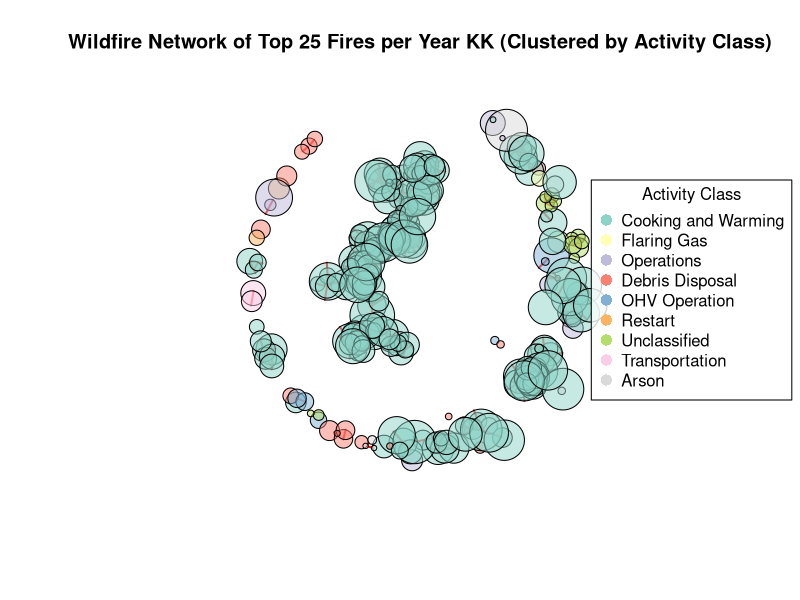
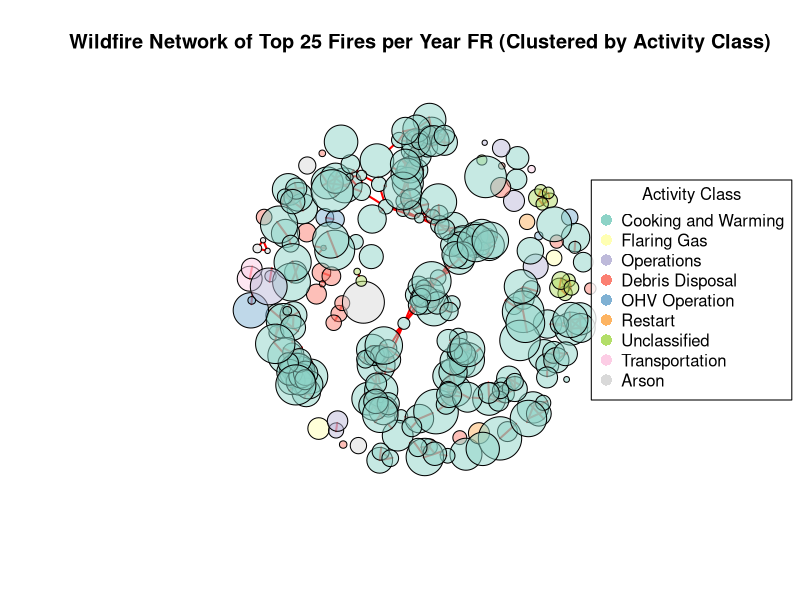

Write the R code that produced these figures, in order. (Note: this script raises an error after producing the figures.)
## ---- chunk 1
# Load necessary libraries
library(dplyr)
library(igraph)
library(geosphere)
library(ggplot2)
library(sf)
library(RColorBrewer)
library(viridis)

wildfire_data <- read.csv("data_clean.csv")

# Filter top 100 fires per year based on `current_size`
top_fires <- wildfire_data %>%
  group_by(fire_year) %>%
  arrange(desc(current_size)) %>%
  slice_head(n = 25) %>%
  ungroup()

# Create a unique identifier by combining `fire_year` and `fire_number`
top_fires <- top_fires %>%
  mutate(unique_id = paste(fire_year, fire_number, sep = "_"))

# Prepare nodes (distinct fires with geographical coordinates)
nodes <- top_fires %>%
  select(unique_id, fire_location_latitude, fire_location_longitude, current_size, fire_year, activity_class) %>%
  distinct()

# Define edges based on geographical proximity within each year
max_distance <- 50000  # Set max distance to 20 km for connecting fires
# Define edges based on geographical proximity within each `activity_class`
edges <- data.frame(from = character(), to = character(), stringsAsFactors = FALSE)

# Loop to create edges within each `activity_class` group based on proximity
for (class in unique(top_fires$activity_class)) {
  # Filter data for the current activity class and remove rows with missing coordinates
  class_data <- top_fires %>%
    filter(activity_class == class) %>%
    filter(!is.na(fire_location_latitude) & !is.na(fire_location_longitude))
  
  # Skip if no rows remain after filtering
  if (nrow(class_data) < 2) {
    next  # Skip this iteration if there aren’t enough points to form edges
  }
  
  # Nested loop to calculate distances and create edges
  for (i in 1:(nrow(class_data) - 1)) {
    for (j in (i + 1):nrow(class_data)) {
      # Extract the coordinates as pairs
      coord_i <- c(class_data$fire_location_longitude[i], class_data$fire_location_latitude[i])
      coord_j <- c(class_data$fire_location_longitude[j], class_data$fire_location_latitude[j])
      
      # Check if coordinates are valid pairs of length 2
      if (length(coord_i) == 2 && length(coord_j) == 2) {
        # Calculate distance between points
        dist <- distHaversine(coord_i, coord_j)
        
        # Add edge if distance is within the maximum allowed distance
        if (!is.na(dist) && dist <= max_distance) {
          edges <- rbind(edges, data.frame(from = class_data$unique_id[i], to = class_data$unique_id[j]))
        }
      }
    }
  }
}


# Filter edges to ensure IDs are in nodes
edges <- edges %>%
  filter(from %in% nodes$unique_id & to %in% nodes$unique_id)

# Create the graph from edges and nodes
g <- graph_from_data_frame(d = edges, vertices = nodes, directed = FALSE)

V(g)$activity_class <- nodes$activity_class

# Map `activity_class` to colors
activity_classes <- unique(nodes$activity_class)
color_palette <- brewer.pal(n = length(activity_classes), name = "Set3")  # Customize with any color palette you prefer
activity_colors <- setNames(color_palette, activity_classes)  # Map each activity_class to a color


# Apply colors to nodes based on `activity_class`
V(g)$color <- activity_colors[V(g)$activity_class]

# Node sizes based on `current_size`
V(g)$size <- log(nodes$current_size + 1) * 2

# Adjust node colors for transparency
node_colors <- adjustcolor(V(g)$color, alpha.f = 0.5)  # 70% opacity

# Adjust edge color for transparency
edge_color <- adjustcolor("red", alpha.f = 1) 

# Plot the network with Kamada-Kawai layout
layout_kk <- layout_with_kk(g)
plot(g,
     layout = layout_kk,
     vertex.size = V(g)$size,
     vertex.color = node_colors,  # Transparent node colors
     vertex.label = NA,
     edge.color = edge_color,      # Transparent edge color
     edge.width = 2,
     main = "Wildfire Network of Top 25 Fires per Year KK (Clustered by Activity Class)")

legend("right", 
       legend = names(activity_colors),
       col = activity_colors,
       pch = 16,
       pt.cex = 1.5,   # Increase point size in legend for visibility
       title = "Activity Class",
       xpd = TRUE,                
       inset = -0.05,
       bg = adjustcolor("white", alpha.f = 0.8))  # Transparent legend background

layout_fr <- layout_with_fr(g)
plot(g,
     layout = layout_fr,
     vertex.size = V(g)$size,
     vertex.color = node_colors,
     vertex.label = NA,
     edge.color = edge_color,
     edge.width = 2,   # Keep a higher width for better visibility
     main = "Wildfire Network of Top 25 Fires per Year FR (Clustered by Activity Class)")

legend("right", 
       legend = names(activity_colors),
       col = activity_colors,
       pch = 16,
       pt.cex = 1.5,   # Increase point size in legend for visibility
       title = "Activity Class",
       xpd = TRUE,                
       inset = -0.05,
       bg = adjustcolor("white", alpha.f = 0.8))  # Transparent legend background

cat("Number of edges in graph:", ecount(g), "\n")
cat("Number of vertices in graph:", vcount(g), "\n")
## ---- chunk 2
# Fixed bounding box for Canada
register_stadiamaps("59b82ef6-c67a-4d54-ac10-301e0edb43e4", write = TRUE)

bbox <- c(left = -140, bottom = 40, right = -50, top = 85)  # Covers Canada

# Convert nodes data to an sf object for spatial plotting
nodes_sf <- st_as_sf(nodes, coords = c("fire_location_longitude", "fire_location_latitude"), crs = 4326)

# Reproject to Web Mercator (EPSG:3857) to match Stamen map tiles
nodes_sf <- st_transform(nodes_sf, crs = 3857)

# Loop to create a map for each year
years <- unique(top_fires$fire_year)

for (year in years) {
  yearly_data <- nodes_sf %>% filter(fire_year == year)
  
  # Get a background map centered on Canada
map_base <- get_stadiamap(
    bbox = bbox,   # Use bounding box for each year's data
    zoom = 4,      # Adjust zoom level if needed
    maptype = "outdoors"  # Options: "outdoors", "alidade_smooth_dark"
  )

  # Plot the map with wildfire clusters overlaid
  ggmap(map_base) +
    geom_sf(data = yearly_data, aes(color = as.factor(cluster), size = log(current_size + 1)), inherit.aes = FALSE) +
    scale_color_viridis_d(option = "plasma") +
    labs(title = paste("Wildfire Locations and Clusters for Year:", year),
         color = "Cluster") +
    theme_minimal() +
    theme(legend.position = "bottom") +
    scale_size(range = c(2, 6))
}
## ---- chunk 3
# Data Analysis on the given data 
Degree_centrality <- degree(g)
Closeness_centrality <- closeness(g)
Betweenness_centrality <- betweenness(g)
Eigenvector_centrality <- evcent(g)$vector
Clustering_coefficient <- transitivity(g, type = "local")

# Combine centrality measures into a data frame
centrality_measures <- data.frame(
  node = V(g)$name,
  degree = Degree_centrality,
  closeness = Closeness_centrality,
  betweenness = Betweenness_centrality,
  eigenvector = Eigenvector_centrality,
  clustering = Clustering_coefficient
)

summary(centrality_measures)

# Top 5 nodes by degree centrality
top_degree <- centrality_measures[order(-centrality_measures$degree), ]
head(top_degree, 5)

# Top 5 nodes by closeness centrality
top_closeness <- centrality_measures[order(-centrality_measures$closeness), ]
head(top_closeness, 5)

# Top 5 nodes by betweenness centrality
top_betweenness <- centrality_measures[order(-centrality_measures$betweenness), ]
head(top_betweenness, 5)

# Top 5 nodes by eigenvector centrality
top_eigenvector <- centrality_measures[order(-centrality_measures$eigenvector), ]
head(top_eigenvector, 5)

# Top 5 nodes by clustering coefficient
top_clustering <- centrality_measures[order(-centrality_measures$clustering), ]
head(top_clustering, 5)

# Calculate network density
network_density <- edge_density(g)
cat("\nNetwork Density:", network_density)
## ---- chunk 4
# 1. Visualize Degree Centrality Distribution
degree_centrality_df <- data.frame(node = names(Degree_centrality), degree = Degree_centrality)
ggplot(degree_centrality_df, aes(x = degree)) +
  geom_histogram(bins = 30, fill = "skyblue", color = "black") +
  labs(title = "Degree Centrality Distribution", x = "Degree Centrality", y = "Frequency")

# 2. Visualize Closeness Centrality Distribution
closeness_centrality_df <- data.frame(node = names(Closeness_centrality), closeness = Closeness_centrality)
ggplot(closeness_centrality_df, aes(x = closeness)) +
  geom_histogram(bins = 30, fill = "salmon", color = "black") +
  labs(title = "Closeness Centrality Distribution", x = "Closeness Centrality", y = "Frequency")

# 3. Visualize Betweenness Centrality Distribution
betweenness_centrality_df <- data.frame(node = names(Betweenness_centrality), betweenness = Betweenness_centrality)
ggplot(betweenness_centrality_df, aes(x = betweenness)) +
  geom_histogram(bins = 30, fill = "lightgreen", color = "black") +
  labs(title = "Betweenness Centrality Distribution", x = "Betweenness Centrality", y = "Frequency")

# 4. Visualize Eigenvector Centrality Distribution
eigenvector_centrality_df <- data.frame(node = names(Eigenvector_centrality), eigenvector = Eigenvector_centrality)
ggplot(eigenvector_centrality_df, aes(x = eigenvector)) +
  geom_histogram(bins = 30, fill = "purple", color = "black") +
  labs(title = "Eigenvector Centrality Distribution", x = "Eigenvector Centrality", y = "Frequency")

# 5. Community Detection and Visualization
# Detect communities using a community detection algorithm (Louvain)
communities <- cluster_louvain(g)
V(g)$community <- membership(communities)

# Count the total number of communities
total_communities <- length(unique(V(g)$community))
cat("Total number of communities:", total_communities)

# Identify the largest community and its size
community_sizes <- sizes(communities)
largest_community <- which.max(community_sizes)
largest_community_size <- community_sizes[largest_community]
cat("\nSize of the largest community:", largest_community_size)

# Plot the network with nodes
set.seed(42)  # For reproducible layout
par(mar = c(1, 1, 1, 1))
plot(g, 
     vertex.color = adjustcolor(V(g)$color, alpha.f = 0.5),
     vertex.size = V(g)$size,
     vertex.label = NA,
     edge.width = 1.5,
     edge.color = adjustcolor("red"),
     main = "Wildfire Network with Communities Highlighted")
